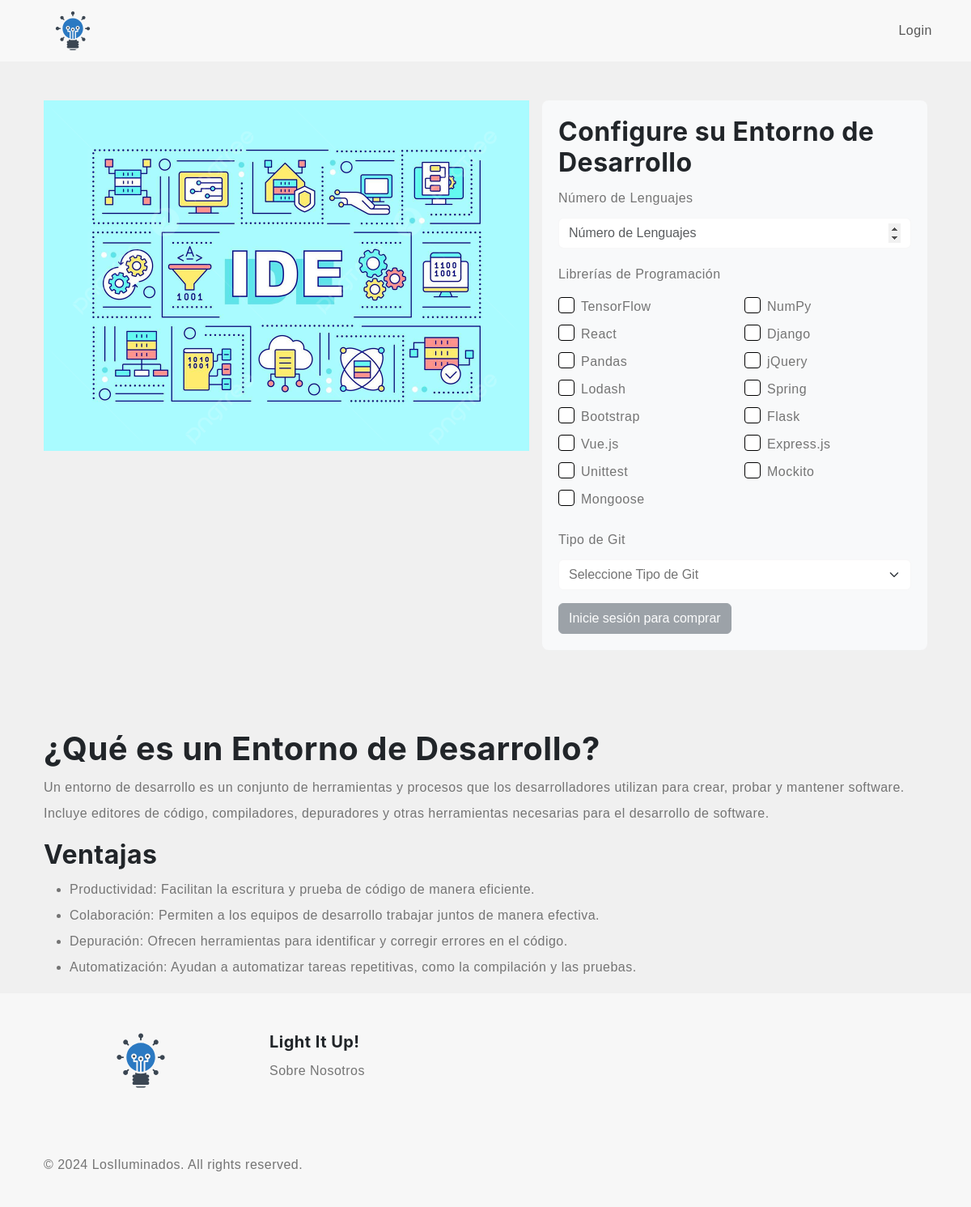
The page /php/Productos/entornoDesarrollo.php on the database its author committed.
### tables this page shows
CREATE TABLE LIBRERIA (
    idLibreria INT PRIMARY KEY AUTO_INCREMENT,
    nombreLibreria VARCHAR(32) NOT NULL,
    precioLibreria DECIMAL(10,2) NOT NULL
);

### php/Productos/entornoDesarrollo.php (the view, shortened to what this page needs)
<?php
  include '../database/db_connect.php';
$isLoggedIn = isset($_SESSION['nickname']);
$sqlComprar = "SELECT CASE WHEN COUNT(*) > 0 THEN '1' ELSE '0' END AS tienePrivilegio
                FROM UsuarioPrivilegio
                WHERE usuario = ? AND privilegio = 'Comprar_Productos'";
$stmt = $conn->prepare($sqlComprar);
$stmt->bind_param("s", $_SESSION['nickname']);
$stmt->execute();
$result = $stmt->get_result();
$privilegioCompra = $result->fetch_assoc()['tienePrivilegio'] ?? '0';
$sql_libraries = "SELECT idLibreria, nombreLibreria FROM LIBRERIA";
$result_libraries = $conn->query($sql_libraries);
$libraries = [];
if ($result_libraries->num_rows > 0) {
    while($row = $result_libraries->fetch_assoc()) {
        $libraries[] = $row;
    }
}
?>
<!DOCTYPE html>
<html lang="es">
<head>
    <link rel="stylesheet" href="https://cdn.jsdelivr.net/npm/swiper@9/swiper-bundle.min.css">
    <link href="https://cdn.jsdelivr.net/npm/bootstrap@5.3.0-alpha3/dist/css/bootstrap.min.css" rel="stylesheet">
    <link rel="stylesheet" type="text/css" href="/css/vendor.css">
    <link rel="stylesheet" type="text/css" href="/css/style.css">
</head>
<body>
    <header>
      <nav class="navbar navbar-expand-lg navbar-light bg-light px-3">
        <div class="container-fluid">
          <a class="navbar-brand" href="/index.php">
            <img src="/images/logo.svg" alt="Logo" width="100" height="50">
          </a>
          <div class="collapse navbar-collapse" id="navbarNav">
            <ul class="navbar-nav d-flex align-items-center ms-auto">
              <li class="nav-item">
                <?php if ($isLoggedIn): ?>
                  <a class="nav-link" href="/php/Dashboard_usuario/inicio.php">
                    <svg width="24" height="24"><use xlink:href="#user"></use></svg>
                    Ver Perfil
                  </a>
                <?php else: ?>
                  <a class="nav-link" href="/php/Cuenta/login.php">
                    <svg width="24" height="24"><use xlink:href="#user"></use></svg>
                    Login
                  </a>
                <?php endif; ?>
              </li>
            </ul>
          </div>
        </div>
      </nav>
    </header>
    <main class="container mt-5">
        <div class="d-flex align-items-start">
            <img src="/images/entornoDesarrollo.png" alt="Entorno de Desarrollo" class="image-resize me-3">
            <div class="purchase-box mb-5" style="background-color: #f8f9fa; padding: 20px; border-radius: 8px;">
                <h2>Configure su Entorno de Desarrollo</h2>
                <form method="GET" action="configProductoED.php">
                    <div class="mb-3">
                        <label for="numLanguages" class="form-label">Número de Lenguajes</label>
                        <input type="number" class="form-control" id="numLanguages" name="numLanguages" min="1" max="10" placeholder="Número de Lenguajes" required>
                    </div>
                    <div class="mb-3">
                        <label class="form-label">Librerías de Programación</label>
                        <div class="row">
                            <?php
                            foreach ($libraries as $library) {
                                echo '<div class="col-md-6">';
                                echo '<div class="form-check custom-checkbox">';
                                echo '<input class="form-check-input" type="checkbox" id="' . $library['nombreLibreria'] . '" name="libraries[]" value="' . $library['idLibreria'] . '">';
                                echo '<label class="form-check-label" for="' . $library['nombreLibreria'] . '">' . $library['nombreLibreria'] . '</label>';
                                echo '</div>';
                                echo '</div>';
                            }
                            ?>
                        </div>
                    </div>
                    <div class="mb-3">
                        <label for="gitType" class="form-label">Tipo de Git</label>
                        <select class="form-select" id="gitType" name="gitType" required>
                            <option value="" disabled selected>Seleccione Tipo de Git</option>
                        </select>
                    </div>
                    <?php if ($isLoggedIn && $privilegioCompra): ?>
                        <button type="submit" class="btn btn-primary">Comprar</button>
                  <?php else: ?>
                      <?php if (!$isLoggedIn): ?>
                        <button class="btn btn-secondary" disabled>Inicie sesión para comprar</button>
                      <?php else: ?>
                        <button class="btn btn-secondary" disabled>No tiene permisos para comprar</button>
                      <?php endif; ?>
                  <?php endif; ?>
                </form>
            </div>
        </div>
        <div class="content-container">
            <div>
                <h1>¿Qué es un Entorno de Desarrollo?</h1>
                <p>Un entorno de desarrollo es un conjunto de herramientas y procesos que los desarrolladores utilizan para crear, probar y mantener software. Incluye editores de código, compiladores, depuradores y otras herramientas necesarias para el desarrollo de software.</p>
                <h2>Ventajas</h2>
                <ul>
                    <li>Productividad: Facilitan la escritura y prueba de código de manera eficiente.</li>
                    <li>Colaboración: Permiten a los equipos de desarrollo trabajar juntos de manera efectiva.</li>
                    <li>Depuración: Ofrecen herramientas para identificar y corregir errores en el código.</li>
                    <li>Automatización: Ayudan a automatizar tareas repetitivas, como la compilación y las pruebas.</li>
                </ul>
            </div>
        </div>
    </main>
    <footer class="py-5 footer footer-container">
      <div class="container-lg">
        <div class="row">
          <div class="col-lg-3 col-md-6 col-sm-6">
            <div class="footer-menu">
              <img src="/images/logo.svg" width="240" height="70" alt="logo">
            </div>
          </div>
          <div class="col-md-2 col-sm-6">
            <div class="footer-menu">
              <h5 class="widget-title">Light It Up!</h5>
              <ul class="menu-list list-unstyled">
                <li class="menu-item">
                  <a href="/php/Otros/integrantes.php" class="nav-link">Sobre Nosotros</a>
                </li>
              </ul>
            </div>
          </div>
        </div>
      </div>
    </footer>
    <div id="footer-bottom" class="footer-container">
      <div class="container-lg">
        <div class="row">
          <div class="col-md-6 copyright">
            <p>© 2024 LosIluminados. All rights reserved.</p>
          </div>
        </div>
      </div>
    </div>
</body>
</html>

### css/style.css (style rules this page uses)
body { --heading-font : "Inter", sans-serif; --bs-link-color: #333; --bs-link-hover-color:#333; --bs-link-color-rgb: 40,40,40; --bs-link-hover-color-rgb: 0,0,0; --bs-light-rgb: 248, 248, 248; --bs-font-sans-serif: "Inter", sans-serif; --bs-body-font-family: var(--bs-font-sans-serif); --bs-body-font-size: 1rem; --bs-body-font-weight: 400; --bs-body-line-height: 2; --bs-body-color: #747474; --bs-primary: #ff2d9b; --bs-primary-rgb: 255, 45, 155; --bs-secondary: #364127; --bs-secondary-rgb: 54, 65, 39; --bs-danger: #F95F09; --bs-danger-rgb: 249, 95, 9; --bs-success: #a3be4c; --bs-success-rgb: 163, 190, 76; --bs-primary-bg-subtle: #FFF9EB; --bs-success-bg-subtle: #eef5e5; --bs-border-color: #F7F7F7; }
body { letter-spacing: 0.03em; }
h1,h2,h3,h4,h5,h6 { font-family: var(--heading-font); color: var(--bs-dark); font-weight: 700; }
.container, .container-fluid, .container-lg, .container-md, .container-sm, .container-xl, .container-xxl { --bs-gutter-x: 3rem; }

### php/Productos/entornoDesarrollo.php (style rules this page uses)
body { font-family: Arial, sans-serif; background-color: #f0f0f0; }
.content-container { display: flex; align-items: flex-start; margin-top: 50px; }
.image-resize { width: 600px; height: auto; }
.custom-checkbox .form-check-input { width: 1.25em; height: 1.25em; border: 1px solid #000; border-radius: 0.25em; margin-right: 0.5em; }
.footer-container { background-color: #f7f7f7; padding: 20px 0; }

### rows shown on the page
libreria: nombreLibreria "TensorFlow"
libreria: nombreLibreria "NumPy"
libreria: nombreLibreria "React"
libreria: nombreLibreria "Django"
libreria: nombreLibreria "Pandas"
libreria: nombreLibreria "jQuery"
libreria: nombreLibreria "Lodash"
libreria: nombreLibreria "Spring"
libreria: nombreLibreria "Bootstrap"
libreria: nombreLibreria "Flask"
libreria: nombreLibreria "Vue.js"
libreria: nombreLibreria "Express.js"
libreria: nombreLibreria "Unittest"
libreria: nombreLibreria "Mockito"
libreria: nombreLibreria "Mongoose"
